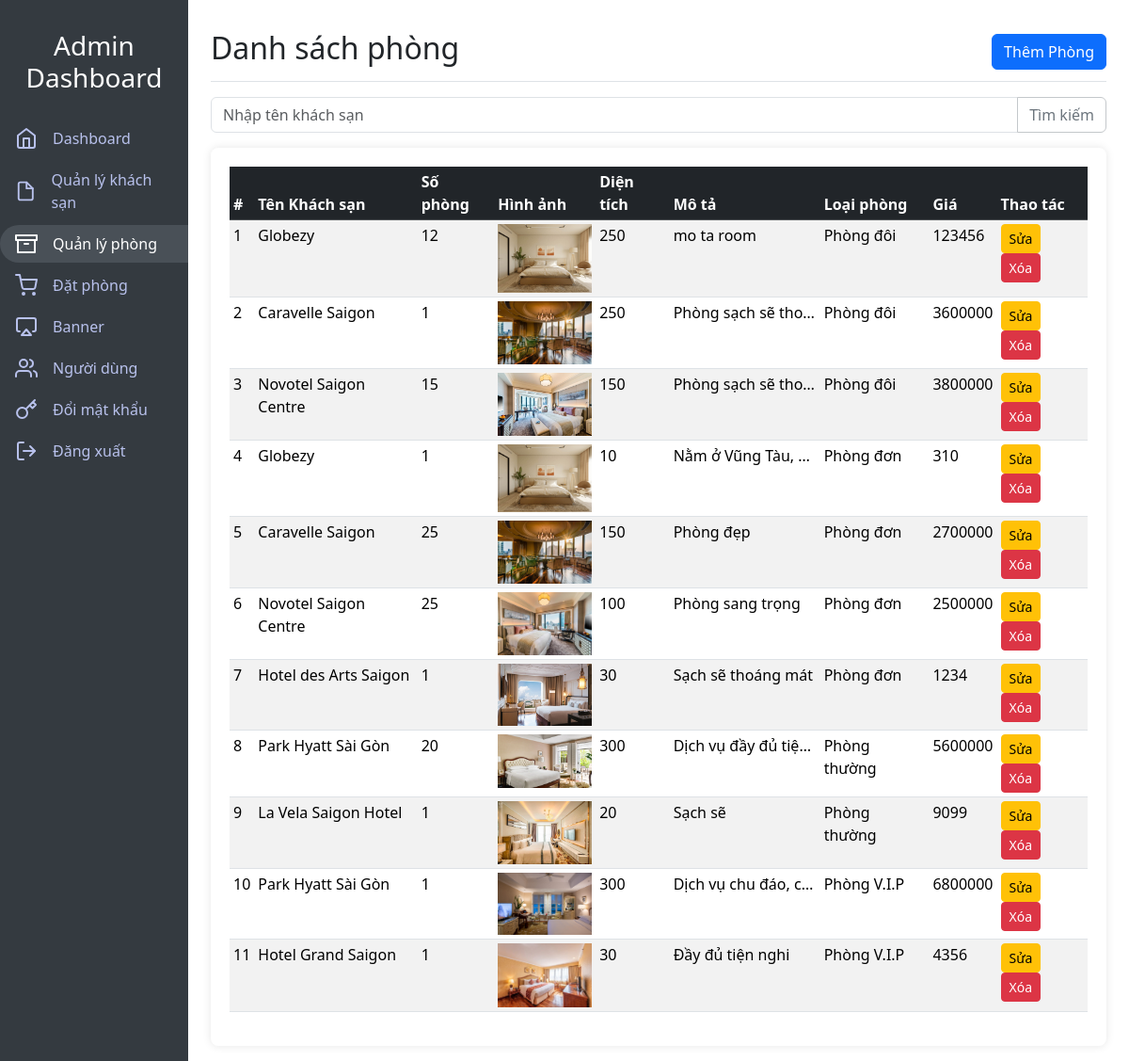
Page /Globery/admin/?page=room (signed in) on the committed database.
### tables this page shows
CREATE TABLE `room` (
  `id_room` int(11) NOT NULL,
  `capacity` int(20) NOT NULL,
  `avalibity` tinyint(1) NOT NULL,
  `image_room` varchar(250) NOT NULL,
  `description` varchar(250) NOT NULL,
  `id_hotel` int(11) NOT NULL,
  `room_number` int(11) NOT NULL,
  `id_type_room` int(11) NOT NULL,
  `price` int(20) NOT NULL
);

CREATE TABLE `hotel` (
  `id_hotel` int(11) NOT NULL,
  `name` varchar(250) NOT NULL,
  `image_hotel` varchar(250) NOT NULL,
  `tel` int(20) NOT NULL,
  `email` varchar(250) NOT NULL,
  `address` varchar(250) NOT NULL,
  `average_rating` int(10) NOT NULL,
  `total_room` int(250) NOT NULL,
  `review` varchar(250) NOT NULL,
  `description` varchar(250) NOT NULL
);

CREATE TABLE `room_type` (
  `id_type_room` int(11) NOT NULL,
  `type_name` varchar(250) NOT NULL,
  `description` varchar(250) NOT NULL
);

### Globery/admin/index.php (called while the page is built)
<?php
include "./controller/index.php";

### Globery/admin/view/room.php (the view, shortened to what this page needs)
<?php
$dsn = "mysql:host=localhost;dbname=hotel_management;charset=utf8";
$username = "root";
$password = "";
try {
    $pdo = new PDO($dsn, $username, $password, [
        PDO::ATTR_ERRMODE => PDO::ERRMODE_EXCEPTION,
        PDO::ATTR_DEFAULT_FETCH_MODE => PDO::FETCH_ASSOC,
    ]);
} catch (PDOException $e) {
    die("Kết nối thất bại: " . $e->getMessage());
}
$editing_id = $_POST['id_room'] ?? null;
if ($_SERVER['REQUEST_METHOD'] === 'POST' && isset($_POST['search'])) {
    $rooms = $admin_db->search('room', $_POST['searchName']);
} else {
    $stmt = $pdo->query("SELECT hotel.id_hotel, hotel.name, room_type.id_type_room, room_type.type_name, room.*
FROM  hotel join room
on hotel.id_hotel = room.id_hotel
join room_type on room_type.id_type_room = room.id_type_room;
");
    $rooms = $stmt->fetchAll();
    $stmt = $pdo->query("SELECT * from room_type");
    $types = $stmt->fetchAll();
}
?>
<main class="col-md-9 ms-sm-auto col-lg-10 px-md-4 my-3">
    <div
        class="d-flex justify-content-between flex-wrap flex-md-nowrap align-items-center pt-3 pb-2 mb-3 border-bottom">
        <h1 class="h2">Danh sách phòng</h1>
        <div class="btn-toolbar mb-2 mb-md-0">
            <button id="btn-toggle" type="button" class="btn btn-primary" onclick="toggleForm();">Thêm Phòng</button>
        </div>
    </div>
    <form action="./?page=room" method="post" class="my-3">
        <div class="input-group mb-3">
            <input type="text" class="form-control" name="searchName" placeholder="Nhập tên khách sạn">
            <button class="btn btn-outline-secondary border border-secondary-subtle" type="submit" name="search">Tìm kiếm</button>
        </div>
    </form>
    <div class="table-responsive">
        <table class="table table-striped table-sm">
            <thead class="table-dark">
                <tr>
                    <th>#</th>
                    <th>Tên Khách sạn</th>
                    <th>Số phòng</th>
                    <th>Hình ảnh</th>
                    <th>Diện tích</th>
                    <th>Mô tả</th>
                    <th>Loại phòng</th>
                    <th>Giá</th>
                    <th>Thao tác</th>
                </tr>
            </thead>
            <tbody>
                <?php $i = 1;
                foreach ($rooms as $row): ?>
                    <?php if ($editing_id == $row['id_room']): ?>
                        <form action="./?page=room" method="post" enctype="multipart/form-data">
                            <tr>
                                <td><?php echo $i++ ?></td>
                                <td>
                                    <input type="text" class="form-control" name="name"
                                        value="<?= htmlspecialchars($row['name']) ?>">
                                </td>
                                <td>
                                    <input type="text" class="form-control" name="room_number"
                                        value="<?= htmlspecialchars($row['room_number']) ?>">
                                </td>
                                <td>
                                    <input type="file" class="form-control" name="image_room">
                                </td>
                                <td>
                                    <input type="capacity" class="form-control" name="capacity"
                                        value="<?= htmlspecialchars($row['capacity']) ?>">
                                </td>
                                <td>
                                    <input type="text" class="form-control" name="description"
                                        value="<?= htmlspecialchars($row['description']) ?>">
                                </td>
                                <td>
                                    <select class="form-select" aria-label="Default select example" name="id_type_room">
                                        <option selected>Open this select menu</option>
                                        <?php for ($i = 0; $i < count($types); $i++) { ?>
                                            <option value="<?= htmlspecialchars($types[$i]['id_type_room']) ?>">
                                                <?= htmlspecialchars($types[$i]['type_name']) ?>
                                            </option>
                                        <?php } ?>
                                    </select>
                                </td>
                                <td>
                                    <input type="text" class="form-control" name="price"
                                        value="<?= htmlspecialchars($row['price']) ?>">
                                </td>
                                <td>
                                    <input type="hidden" name="id_room" value="<?= $row['id_room'] ?>">
                                    <input type="hidden" name="id_hotel" value="<?= $row['id_hotel'] ?>">
                                    <input type="hidden" name="avalibity" value="<?= $row['avalibity'] ?>">
                                    <input type="hidden" name="id_type_room" value="<?= $row['id_type_room'] ?>">
                                    <input type="hidden" name="old_image" value="<?= $row['image_room'] ?>">
                                    <button type="submit" class="btn btn-sm btn-warning" name="action" value="edit">Lưu</button>
                                    <a href="./?page=room" class="btn btn-sm btn-danger">Hủy</a>
                                </td>
                            </tr>
                        </form>
                    <?php else: ?>
                        <tr>
                            <td><?php echo $i++ ?></td>
                            <td><?= htmlspecialchars($row['name']) ?></td>
                            <td><?= htmlspecialchars($row['room_number']) ?></td>
                            <td><img src="./../mvc/view/img/<?= htmlspecialchars($row['image_room']) ?>" alt="Hình ảnh"
                                    width="100"></td>
                            <td><?= htmlspecialchars($row['capacity']) ?></td>
                            <td class="text-truncate" style="max-width: 10rem;"><?= htmlspecialchars($row['description']) ?>
                            </td>
                            <td><?= htmlspecialchars($row['type_name']) ?></td>
                            <td><?= htmlspecialchars($row['price']) ?>
                            </td>
                            <td>
                                <form method="post" action="./?page=room" style="display:inline;">
                                    <button class="btn btn-sm btn-warning" type="submit" name="action" value="sua">Sửa</button>
                                </form>
                                <form action="./?page=room" method="post" style="display:inline;">
                                    <button class="btn btn-sm btn-danger" type="submit" name="action" value="delete"
                                        onclick="return confirm('Xác nhận xóa?')">Xóa</button>
                                </form>
                            </td>
                        </tr>
                    <?php endif; ?>
                <?php endforeach; ?>
            </tbody>
        </table>
    </div>
</main>

### Globery/admin/view/block/header.php (style rules this page uses)
.table-responsive { background-color: white; padding: 20px; border-radius: 8px; box-shadow: 0 0 10px rgba(0, 0, 0, 0.1); }

### rows in the picture
room: id_hotel.name "Globezy", room_number "12", image_room (picture), capacity "250", description "mo ta room", id_type_room.type_name "Phòng đôi", price "123456"
room: id_hotel.name "Caravelle Saigon", room_number "1", image_room (picture), capacity "250", description "Phòng sạch sẽ tho…", id_type_room.type_name "Phòng đôi", price "3600000"
room: id_hotel.name "Novotel Saigon Centre", room_number "15", image_room (picture), capacity "150", description "Phòng sạch sẽ tho…", id_type_room.type_name "Phòng đôi", price "3800000"
room: id_hotel.name "Globezy", room_number "1", image_room (picture), capacity "10", description "Nằm ở Vũng Tàu,…", id_type_room.type_name "Phòng đơn", price "310"
room: id_hotel.name "Caravelle Saigon", room_number "25", image_room (picture), capacity "150", description "Phòng đẹp", id_type_room.type_name "Phòng đơn", price "2700000"
room: id_hotel.name "Novotel Saigon Centre", room_number "25", image_room (picture), capacity "100", description "Phòng sang trọng", id_type_room.type_name "Phòng đơn", price "2500000"
room: id_hotel.name "Hotel des Arts Saigon", room_number "1", image_room (picture), capacity "30", description "Sạch sẽ thoáng mát", id_type_room.type_name "Phòng đơn", price "1234"
room: id_hotel.name "Park Hyatt Sài Gòn", room_number "20", image_room (picture), capacity "300", description "Dịch vụ đầy đủ tiệ…", id_type_room.type_name "Phòng thường", price "5600000"
room: id_hotel.name "La Vela Saigon Hotel", room_number "1", image_room (picture), capacity "20", description "Sạch sẽ", id_type_room.type_name "Phòng thường", price "9099"
room: id_hotel.name "Park Hyatt Sài Gòn", room_number "1", image_room (picture), capacity "300", description "Dịch vụ chu đáo, c…", id_type_room.type_name "Phòng V.I.P", price "6800000"
room: id_hotel.name "Hotel Grand Saigon", room_number "1", image_room (picture), capacity "30", description "Đầy đủ tiện nghi", id_type_room.type_name "Phòng V.I.P", price "4356"
